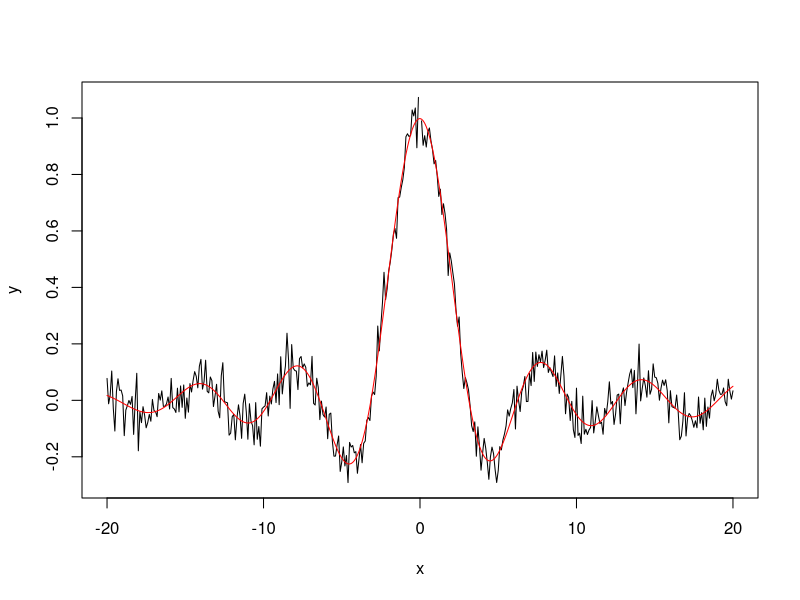

R code for this plot:
library(kernlab)


### Name: rvm
### Title: Relevance Vector Machine
### Aliases: rvm rvm-methods rvm,formula-method rvm,list-method
###   rvm,vector-method rvm,kernelMatrix-method rvm,matrix-method
###   show,rvm-method predict,rvm-method coef,rvm-method
### Keywords: regression nonlinear

### ** Examples

# create data
x <- seq(-20,20,0.1)
y <- sin(x)/x + rnorm(401,sd=0.05)

# train relevance vector machine
foo <- rvm(x, y)
foo
# print relevance vectors
alpha(foo)
RVindex(foo)

# predict and plot
ytest <- predict(foo, x)
plot(x, y, type ="l")
lines(x, ytest, col="red")
